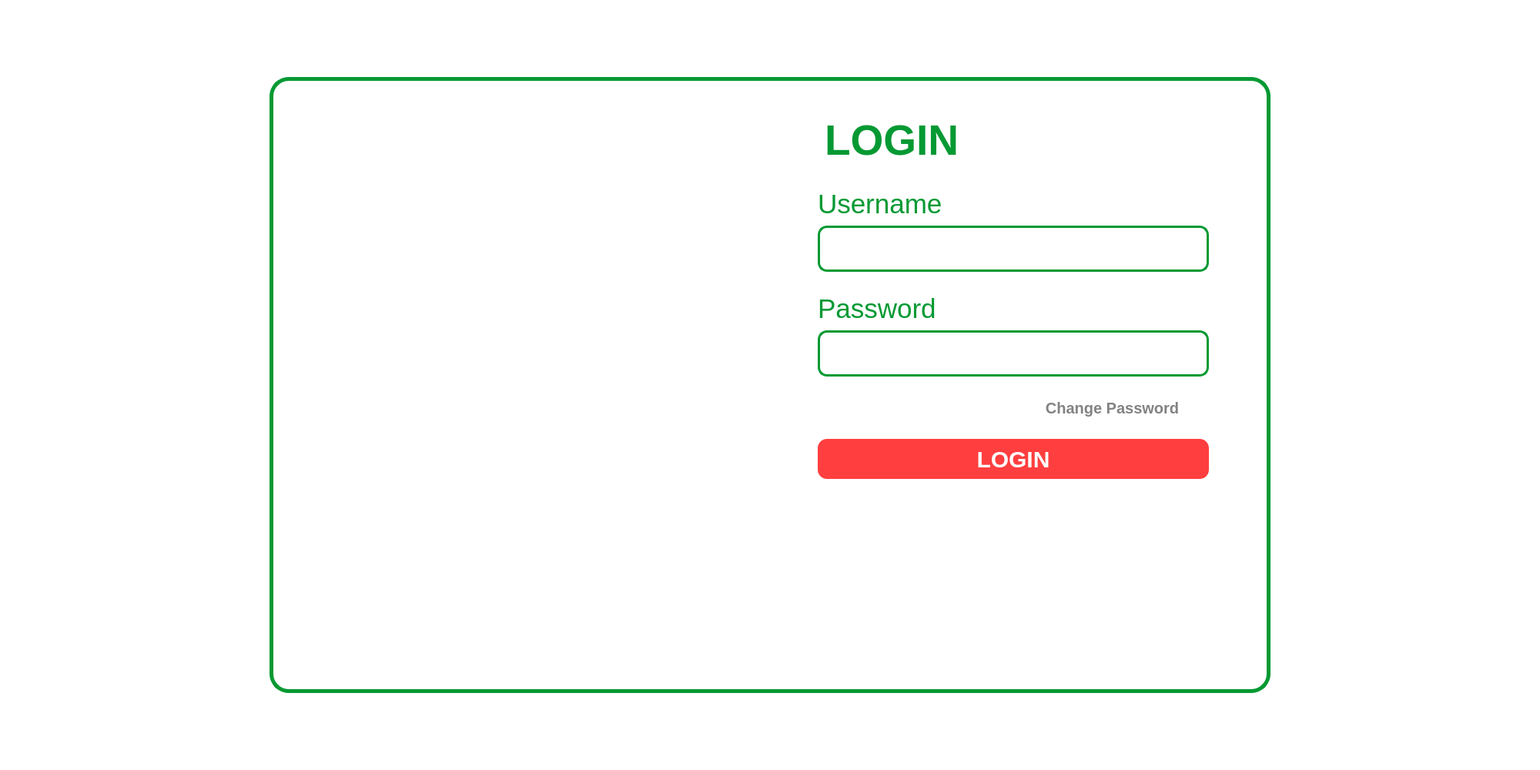
<?xml version="1.0" encoding="UTF-8"?>
<ui version="4.0">
 <class>Dialog</class>
 <widget class="QDialog" name="Dialog">
  <property name="geometry">
   <rect>
    <x>0</x>
    <y>0</y>
    <width>2000</width>
    <height>1000</height>
   </rect>
  </property>
  <property name="maximumSize">
   <size>
    <width>2000</width>
    <height>1000</height>
   </size>
  </property>
  <property name="windowTitle">
   <string>Dialog</string>
  </property>
  <property name="styleSheet">
   <string notr="true">background-color: white;
</string>
  </property>
  <property name="modal">
   <bool>true</bool>
  </property>
  <layout class="QHBoxLayout" name="horizontalLayout_4">
   <item>
    <widget class="QFrame" name="login_mainFrame">
     <property name="maximumSize">
      <size>
       <width>1300</width>
       <height>800</height>
      </size>
     </property>
     <property name="styleSheet">
      <string notr="true">background-color: rgb(255, 255, 255);
border: 5px solid #049933;
border-radius: 25px;</string>
     </property>
     <property name="frameShape">
      <enum>QFrame::StyledPanel</enum>
     </property>
     <property name="frameShadow">
      <enum>QFrame::Raised</enum>
     </property>
     <layout class="QHBoxLayout" name="horizontalLayout">
      <property name="spacing">
       <number>0</number>
      </property>
      <property name="leftMargin">
       <number>20</number>
      </property>
      <property name="topMargin">
       <number>20</number>
      </property>
      <property name="rightMargin">
       <number>20</number>
      </property>
      <property name="bottomMargin">
       <number>20</number>
      </property>
      <item>
       <widget class="QPushButton" name="pushButton">
        <property name="maximumSize">
         <size>
          <width>600</width>
          <height>16777215</height>
         </size>
        </property>
        <property name="focusPolicy">
         <enum>Qt::NoFocus</enum>
        </property>
        <property name="styleSheet">
         <string notr="true">border-radius:  0.1px;
border-width: 0px;</string>
        </property>
        <property name="text">
         <string/>
        </property>
        <property name="icon">
         <iconset>
          <normaloff>images/logo-image-text1.png</normaloff>images/logo-image-text1.png</iconset>
        </property>
        <property name="iconSize">
         <size>
          <width>600</width>
          <height>600</height>
         </size>
        </property>
       </widget>
      </item>
      <item>
       <widget class="QFrame" name="frame_shadow">
        <property name="enabled">
         <bool>true</bool>
        </property>
        <property name="maximumSize">
         <size>
          <width>550</width>
          <height>750</height>
         </size>
        </property>
        <property name="styleSheet">
         <string notr="true">background-color: rgb(255, 255, 255);
border: 3px solid white;
border-radius: 25px;</string>
        </property>
        <property name="frameShape">
         <enum>QFrame::StyledPanel</enum>
        </property>
        <property name="frameShadow">
         <enum>QFrame::Raised</enum>
        </property>
        <layout class="QGridLayout" name="gridLayout">
         <item row="0" column="0">
          <widget class="QLabel" name="label_4">
           <property name="minimumSize">
            <size>
             <width>20</width>
             <height>0</height>
            </size>
           </property>
           <property name="maximumSize">
            <size>
             <width>16777215</width>
             <height>90</height>
            </size>
           </property>
           <property name="styleSheet">
            <string notr="true">border-color: white;
font: bold 55px Arial, serif;
color: rgb(4, 153, 51);</string>
           </property>
           <property name="text">
            <string>LOGIN</string>
           </property>
          </widget>
         </item>
         <item row="1" column="0">
          <widget class="QFrame" name="frame_2">
           <property name="maximumSize">
            <size>
             <width>550</width>
             <height>130</height>
            </size>
           </property>
           <property name="styleSheet">
            <string notr="true">border: 0px solid #049933;
border-radius: 12px;</string>
           </property>
           <property name="frameShape">
            <enum>QFrame::StyledPanel</enum>
           </property>
           <property name="frameShadow">
            <enum>QFrame::Raised</enum>
           </property>
           <layout class="QVBoxLayout" name="verticalLayout_2">
            <item>
             <widget class="QLabel" name="label_3">
              <property name="maximumSize">
               <size>
                <width>200</width>
                <height>45</height>
               </size>
              </property>
              <property name="styleSheet">
               <string notr="true">border-color: white;
font: 35px Arial, serif;
color: rgb(4, 153, 51);</string>
              </property>
              <property name="text">
               <string>Username</string>
              </property>
             </widget>
            </item>
            <item>
             <widget class="QLineEdit" name="username_input">
              <property name="maximumSize">
               <size>
                <width>550</width>
                <height>60</height>
               </size>
              </property>
              <property name="styleSheet">
               <string notr="true">QLineEdit{
border: 3px solid  #049933;;
border-radius: 0px;
font: 30px Arial, serif;
border-radius: 12px;
}
QLineEdit:focus{
border-color: #00bc3b;
background-color: #f2f2f2;
}</string>
              </property>
             </widget>
            </item>
           </layout>
          </widget>
         </item>
         <item row="2" column="0">
          <widget class="QFrame" name="frame">
           <property name="maximumSize">
            <size>
             <width>550</width>
             <height>130</height>
            </size>
           </property>
           <property name="styleSheet">
            <string notr="true">border: 0px solid #049933;
border-radius: 12px;</string>
           </property>
           <property name="frameShape">
            <enum>QFrame::StyledPanel</enum>
           </property>
           <property name="frameShadow">
            <enum>QFrame::Raised</enum>
           </property>
           <layout class="QVBoxLayout" name="verticalLayout_3">
            <item>
             <widget class="QLabel" name="label_2">
              <property name="maximumSize">
               <size>
                <width>200</width>
                <height>45</height>
               </size>
              </property>
              <property name="styleSheet">
               <string notr="true">border-color: white;
font: 35px Arial, serif;
color: rgb(4, 153, 51);</string>
              </property>
              <property name="text">
               <string>Password</string>
              </property>
             </widget>
            </item>
            <item>
             <widget class="QLineEdit" name="password_input">
              <property name="maximumSize">
               <size>
                <width>16777215</width>
                <height>60</height>
               </size>
              </property>
              <property name="styleSheet">
               <string notr="true">QLineEdit{
border: 3px solid  #049933;;
border-radius: 0px;
font: 30px Arial, serif;
border-radius: 12px;
}
QLineEdit:focus{
border-color: #00bc3b;
background-color: #f2f2f2;
}</string>
              </property>
             </widget>
            </item>
           </layout>
          </widget>
         </item>
         <item row="3" column="0">
          <widget class="QFrame" name="frame_6">
           <property name="maximumSize">
            <size>
             <width>16777215</width>
             <height>50</height>
            </size>
           </property>
           <property name="styleSheet">
            <string notr="true">border: 0px solid  #049933;</string>
           </property>
           <property name="frameShape">
            <enum>QFrame::StyledPanel</enum>
           </property>
           <property name="frameShadow">
            <enum>QFrame::Raised</enum>
           </property>
           <layout class="QHBoxLayout" name="horizontalLayout_3">
            <item>
             <widget class="QFrame" name="frame_7">
              <property name="frameShape">
               <enum>QFrame::StyledPanel</enum>
              </property>
              <property name="frameShadow">
               <enum>QFrame::Raised</enum>
              </property>
             </widget>
            </item>
            <item>
             <widget class="QPushButton" name="changePass_button">
              <property name="maximumSize">
               <size>
                <width>16777215</width>
                <height>35</height>
               </size>
              </property>
              <property name="cursor">
               <cursorShape>PointingHandCursor</cursorShape>
              </property>
              <property name="styleSheet">
               <string notr="true">QPushButton{
border-color: #FF3E3F;
background-color: white;
color: #828282;
font: bold 20px Arial, serif;
border-radius: 12px;
}

QPushButton:hover{
	color: black;
}

</string>
              </property>
              <property name="text">
               <string>Change Password</string>
              </property>
             </widget>
            </item>
           </layout>
          </widget>
         </item>
         <item row="4" column="0">
          <widget class="QFrame" name="frame_3">
           <property name="maximumSize">
            <size>
             <width>550</width>
             <height>70</height>
            </size>
           </property>
           <property name="styleSheet">
            <string notr="true">border: 0px solid  #049933;</string>
           </property>
           <property name="frameShape">
            <enum>QFrame::StyledPanel</enum>
           </property>
           <property name="frameShadow">
            <enum>QFrame::Raised</enum>
           </property>
           <layout class="QHBoxLayout" name="horizontalLayout_2">
            <item>
             <widget class="QPushButton" name="login_button">
              <property name="minimumSize">
               <size>
                <width>100</width>
                <height>0</height>
               </size>
              </property>
              <property name="maximumSize">
               <size>
                <width>550</width>
                <height>55</height>
               </size>
              </property>
              <property name="cursor">
               <cursorShape>PointingHandCursor</cursorShape>
              </property>
              <property name="styleSheet">
               <string notr="true">QPushButton{
border-color: #FF3E3F;
background-color: rgb(255, 62, 63);
color: rgb(255, 255, 255);
font: bold 30px Arial, serif;
border-radius: 12px;

cursor: grab;
}

QPushButton:hover{
	border-color:#cc3132;
	background-color: #cc3132;
}
</string>
              </property>
              <property name="text">
               <string>LOGIN</string>
              </property>
             </widget>
            </item>
           </layout>
          </widget>
         </item>
         <item row="5" column="0">
          <widget class="QFrame" name="frame_5">
           <property name="maximumSize">
            <size>
             <width>16777215</width>
             <height>300</height>
            </size>
           </property>
           <property name="styleSheet">
            <string notr="true">border: 0px solid  #049933;</string>
           </property>
           <property name="frameShape">
            <enum>QFrame::StyledPanel</enum>
           </property>
           <property name="frameShadow">
            <enum>QFrame::Raised</enum>
           </property>
           <layout class="QHBoxLayout" name="horizontalLayout_5">
            <item>
             <widget class="QPushButton" name="login_error_label">
              <property name="styleSheet">
               <string notr="true">border-color: white;
font: 20px Arial, serif;
color: black;
border-radius: 0.1px;</string>
              </property>
              <property name="text">
               <string/>
              </property>
             </widget>
            </item>
           </layout>
          </widget>
         </item>
        </layout>
       </widget>
      </item>
     </layout>
    </widget>
   </item>
  </layout>
 </widget>
 <resources/>
 <connections/>
</ui>
